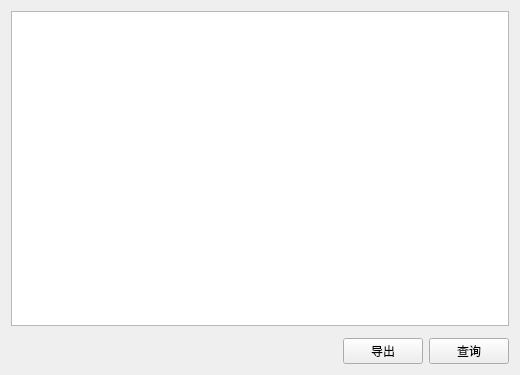
<?xml version="1.0" encoding="UTF-8"?>
<ui version="4.0">
 <class>BonusRecordForm</class>
 <widget class="QWidget" name="BonusRecordForm">
  <property name="geometry">
   <rect>
    <x>0</x>
    <y>0</y>
    <width>520</width>
    <height>375</height>
   </rect>
  </property>
  <property name="windowTitle">
   <string>Form</string>
  </property>
  <layout class="QVBoxLayout" name="verticalLayout">
   <item>
    <widget class="QTableWidget" name="bonusTable"/>
   </item>
   <item>
    <widget class="TimeSlotForm" name="timeSlotWidget" native="true"/>
   </item>
   <item>
    <layout class="QHBoxLayout" name="horizontalLayout">
     <item>
      <spacer name="horizontalSpacer">
       <property name="orientation">
        <enum>Qt::Horizontal</enum>
       </property>
       <property name="sizeHint" stdset="0">
        <size>
         <width>40</width>
         <height>20</height>
        </size>
       </property>
      </spacer>
     </item>
     <item>
      <widget class="QPushButton" name="outputButton">
       <property name="font">
        <font>
         <family>仿宋</family>
        </font>
       </property>
       <property name="text">
        <string>导出</string>
       </property>
      </widget>
     </item>
     <item>
      <widget class="QPushButton" name="queryButton">
       <property name="font">
        <font>
         <family>仿宋</family>
        </font>
       </property>
       <property name="text">
        <string>查询</string>
       </property>
      </widget>
     </item>
    </layout>
   </item>
  </layout>
 </widget>
 <customwidgets>
  <customwidget>
   <class>TimeSlotForm</class>
   <extends>QWidget</extends>
   <header location="global">timeslotform.h</header>
   <container>1</container>
  </customwidget>
 </customwidgets>
 <resources/>
 <connections/>
</ui>
